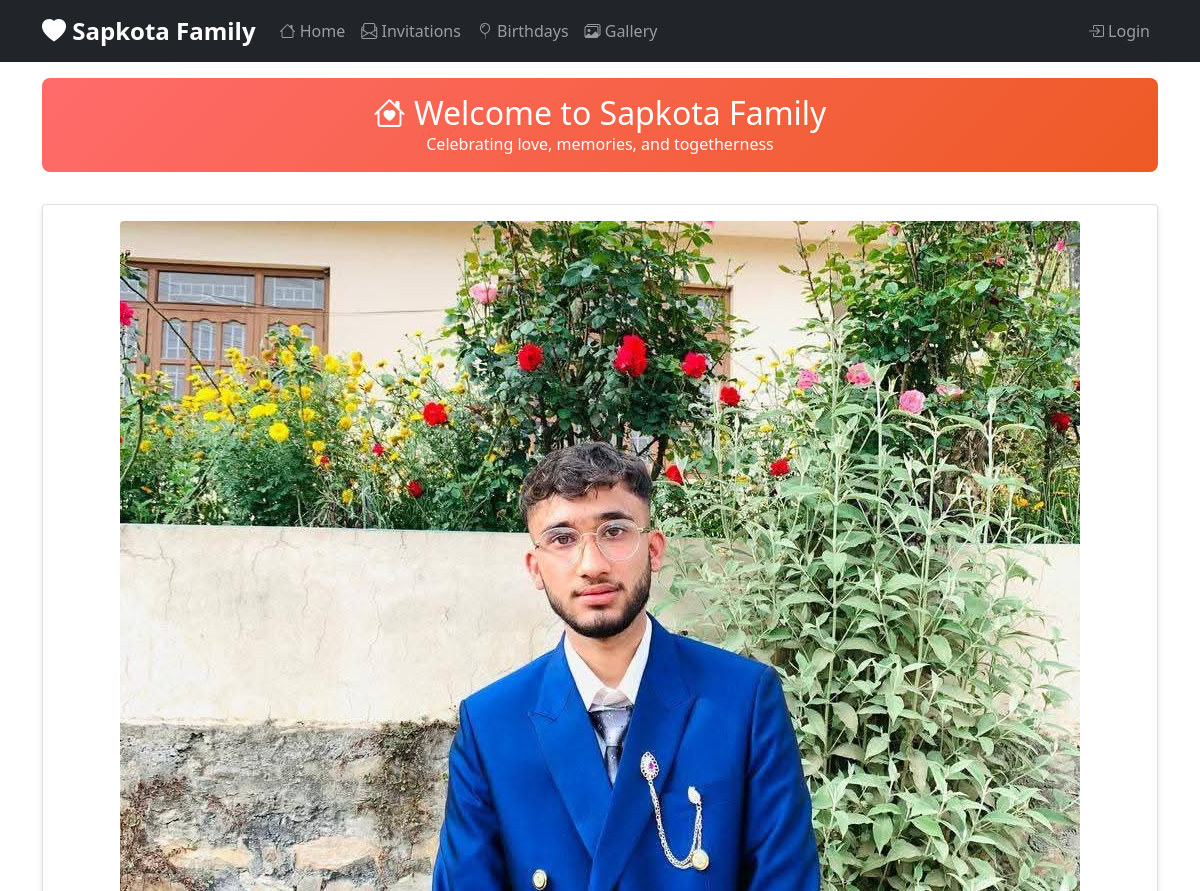
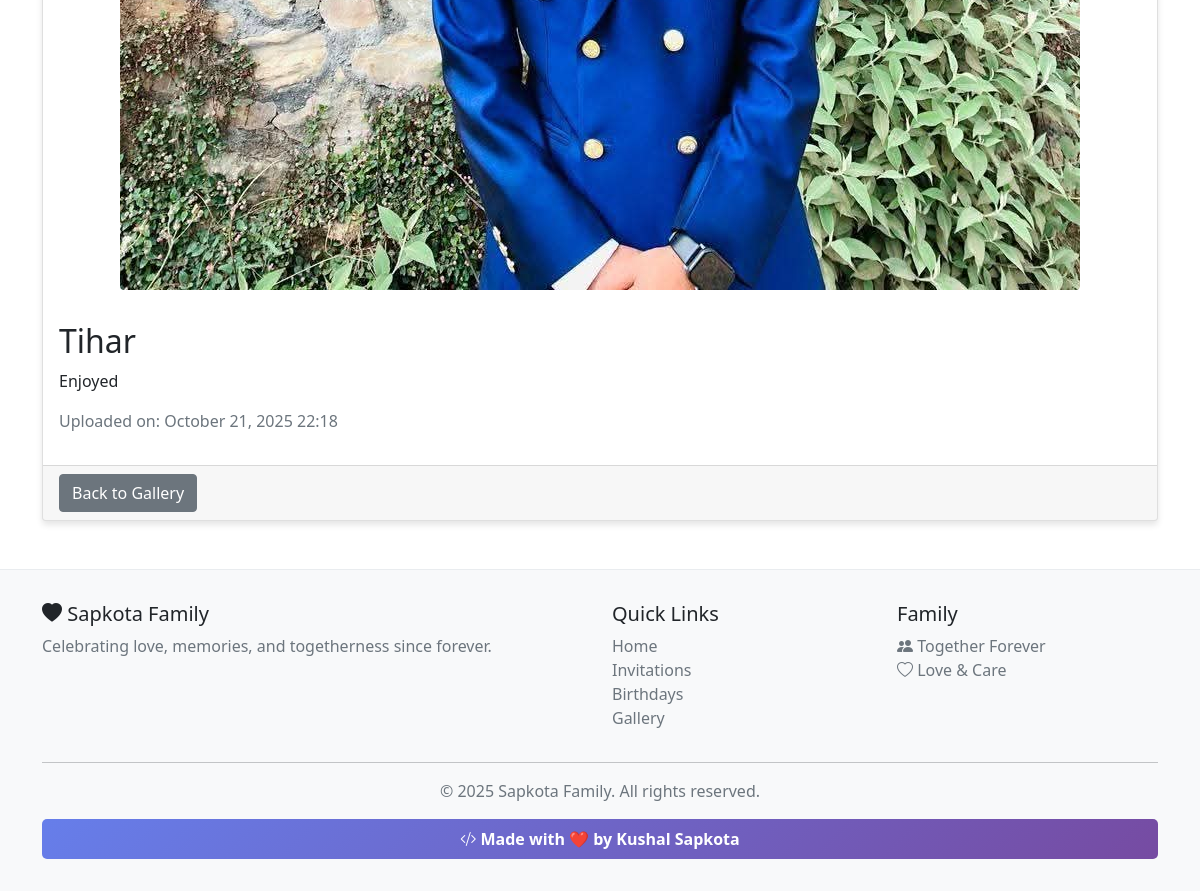
Page /gallery/2/ on the committed database (2 pictures, top to bottom).
### core/models.py (models this page shows, shortened)
class Gallery(models.Model):
    title = models.CharField(max_length=150)
    image = models.ImageField(upload_to='gallery/')
    caption = models.CharField(max_length=250, blank=True)
    uploaded_at = models.DateTimeField(auto_now_add=True)

### core/views.py (the view)
# urls.py: path('gallery/<int:pk>/', views.gallery_detail, name='gallery_detail'),
def gallery_detail(request, pk):
    image = get_object_or_404(Gallery, pk=pk)
    return render(request, 'gallery_detail.html', {'image': image})

### core/templates/gallery_detail.html (shortened to what this page needs)
{% extends 'base.html' %}
{% block content %}
<div class="card">
    <div class="card-body text-center">
        <img src="{{ image.image.url }}" class="img-fluid rounded" alt="{{ image.title }}">
    </div>
    <div class="card-body">
        <h2>{{ image.title }}</h2>
        {% if image.caption %}
        <p>{{ image.caption }}</p>
        {% endif %}
        <p class="text-muted">Uploaded on: {{ image.uploaded_at|date:"F d, Y H:i" }}</p>
    </div>
    <div class="card-footer">
        <a href="{% url 'gallery_list' %}" class="btn btn-secondary">Back to Gallery</a>
    </div>
</div>
{% endblock %}

### core/templates/base.html (style rules this page uses)
.card { margin-bottom: 20px; box-shadow: 0 4px 6px rgba(0, 0, 0, 0.1); transition: transform 0.2s ease-in-out; }

### rows in the picture
Gallery: image (picture), title "Tihar", caption "Enjoyed", uploaded_at "October 21, 2025 22:18"
